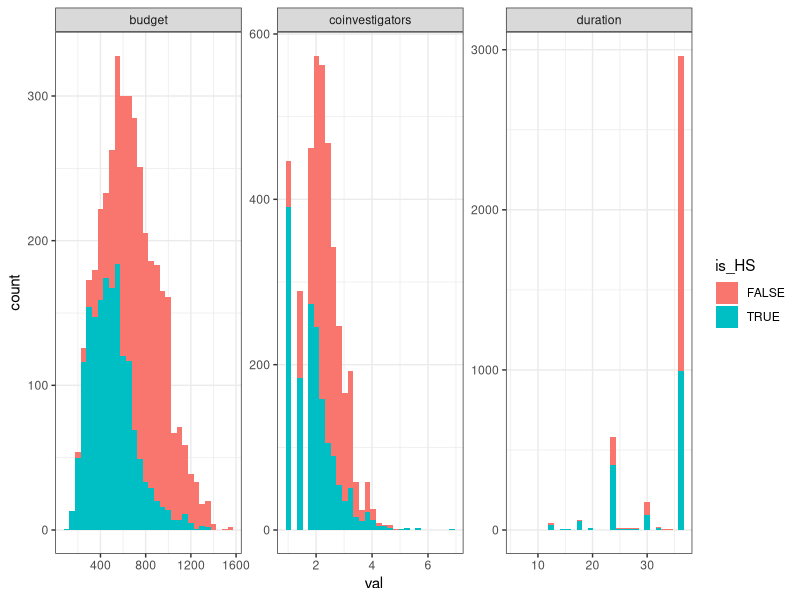
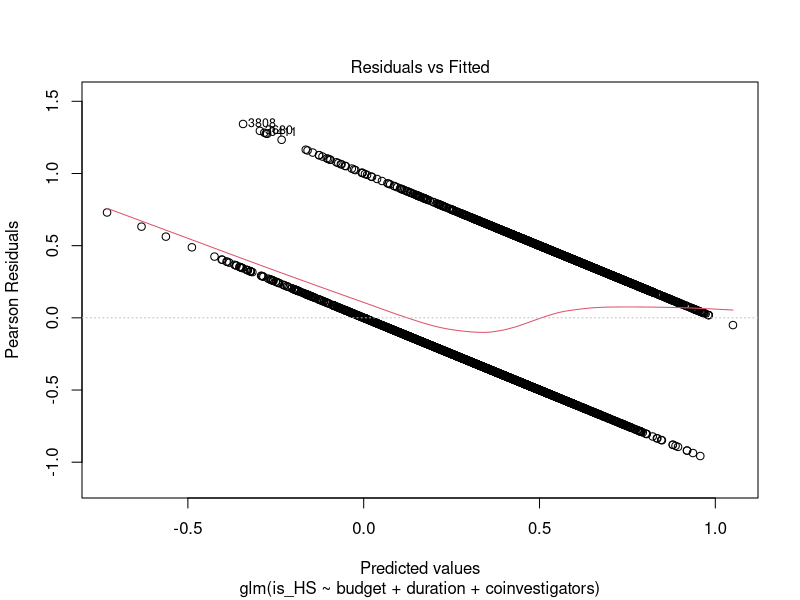
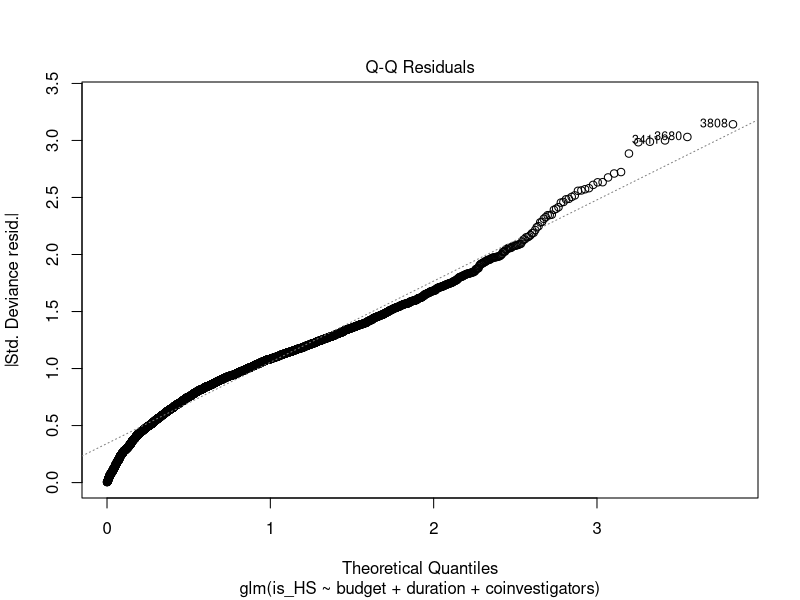
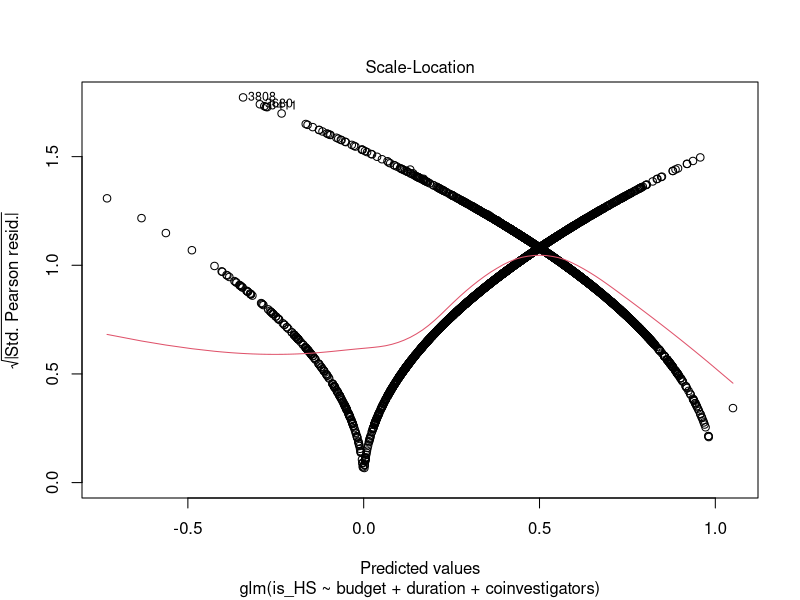
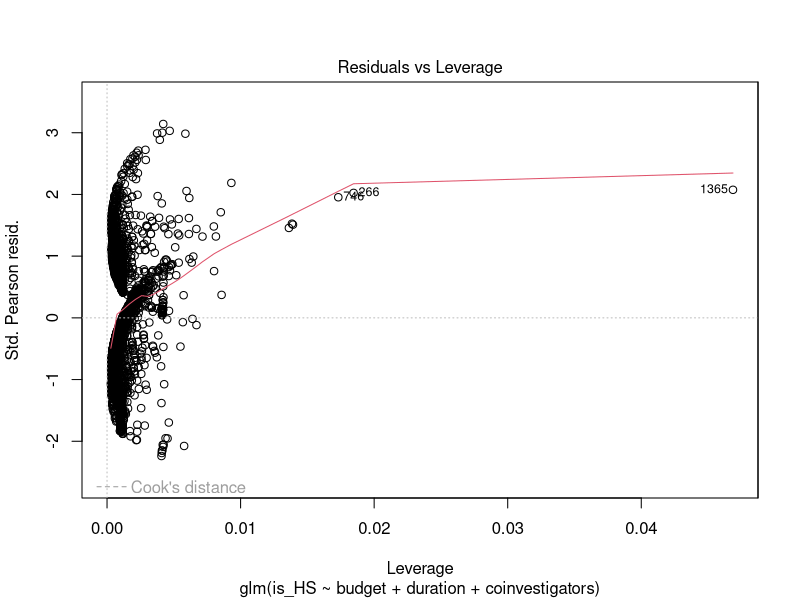
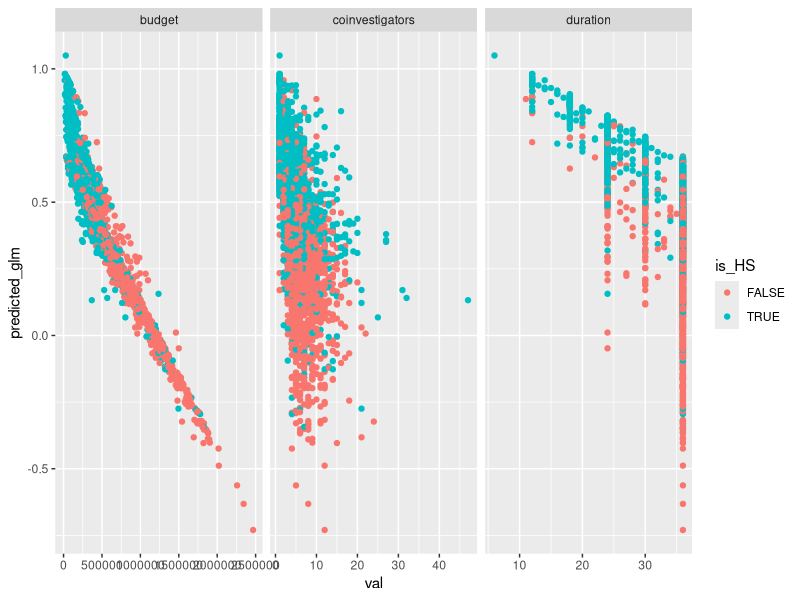

Source code (R) for these figures, in order:
# Biblioteki
library(dplyr)
library(lubridate)
library(tidyr)
library(ggplot2)
library(readr)
# Wczytanie danych
ncn_grants <- read_csv("../../data/ncn_grants.csv")
# Ograniczmy się do jednego popularnego konkursu i dwóch paneli
hs_st = ncn_grants %>%
    filter(type == "OPUS") %>%
    filter(panel %in% c("HS", "ST")) %>%
    mutate(is_HS = panel == "HS") %>%
    mutate(year = year(date))
# Bez lubridate:
as.integer(substr(hs_st[["date"]], 1, 4))
head(hs_st)
# Podział na zbiór uczący i testowy
set.seed(17)
train_indices = sample(c(TRUE, FALSE), nrow(hs_st), replace = TRUE,
                       prob = c(0.75, 0.25))
hs_st_train = hs_st[train_indices, ]
hs_st_test = hs_st[!train_indices, ]
# Szybka wizualizacja
hs_st_train %>%
    mutate(budget = sqrt(budget), coinvestigators = sqrt(coinvestigators)) %>%
    select(is_HS, year, budget, duration, coinvestigators) %>%
    gather("col", "val", -is_HS, -year) %>%
    ggplot(aes(x = val, fill = is_HS)) +
    geom_histogram() +
    facet_wrap(~col, scales = "free") +
    theme_bw()
# Początkowy model
glm_3var = glm(is_HS ~ budget + duration + coinvestigators,
               data = hs_st_train)
summary(glm_3var)
plot(glm_3var)
residuals(glm_3var)
# hs_st_train[1365, ]
# hs_st_train[-1365, ] %>%
hs_st_train %>%
    mutate(predicted_glm = predict(glm_3var, type = "response")) %>%
    select(predicted_glm, is_HS, budget, duration, coinvestigators) %>%
    gather("col", "val", -is_HS, -predicted_glm) %>%
    ggplot(aes(x = val, y = predicted_glm, color = is_HS)) +
    geom_point() +
    facet_wrap(~col, scales = "free_x")
# Ocena modelu
glm_4var = glm(is_HS ~ budget + duration + coinvestigators+ year,
               data = hs_st_train)
anova(glm_3var, glm_4var, test = "LRT")

prop.table(table(true = hs_st_test$is_HS,
                 predicted = (predict(glm_3var, hs_st_test, type = "response") > 0.5) == hs_st_test$is_HS),
           margin = 1)

mean((predict(glm_3var, hs_st_test, type = "response") > 0.5) == hs_st_test[["is_HS"]])
mean((predict(glm_4var, hs_st_test, type = "response") > 0.5) == hs_st_test[["is_HS"]])

tn_n = function(true, predicted) {
    sum(true & predicted)
    # Dla wektorów typu innego niż lgl: sum(true == "success" & predicted == "success")
}

# library(gam)
# gam_model = gam(is_HS ~ s(budget) + s(duration) + s(coinvestigators),
#                 data = hs_st,
#                 family = binomial)
# plot(gam_model)
# predict(gam_model, type = "response") > 0.5
# prop.table(table(true = hs_st$is_HS,
#                  predicted = (predict(gam_model, type = "response") > 0.5) == hs_st$is_HS),
#            margin = 1)
# mean((predict(gam_model, type = "response") > 0.5) == hs_st$is_HS)
